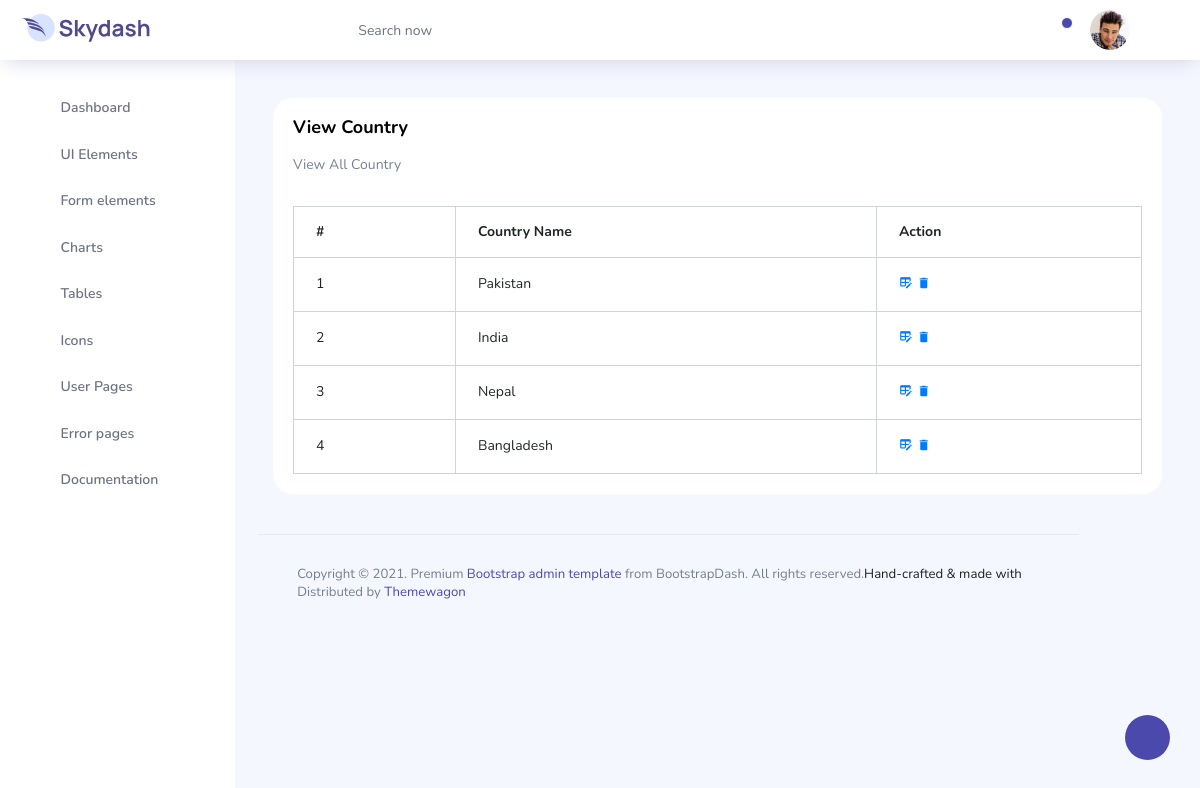
The app's page /adminpanel/pages/country/viewCountry.php (signed in) with its own data.
### tables this page shows
CREATE TABLE `country` (
  `country_id` int(11) NOT NULL,
  `country_name` varchar(255) NOT NULL
);

### adminpanel/pages/country/viewCountry.php (the view, shortened to what this page needs)
<?php require '../connection/connection.php' ?>
<?php
  $viewQuery = "SELECT * FROM `country`";
  $viewPrepare = $connect->prepare($viewQuery);
  $viewPrepare->execute();
  $countryData = $viewPrepare->fetchAll(PDO::FETCH_ASSOC);
?>
<!DOCTYPE html>
<html lang="en">
<head>
  <link rel="stylesheet" href="../../vendors/feather/feather.css">
  <link rel="stylesheet" href="../../vendors/ti-icons/css/themify-icons.css">
  <link rel="stylesheet" href="../../vendors/css/vendor.bundle.base.css">
  <link rel="stylesheet" href="../../vendors/datatables.net-bs4/dataTables.bootstrap4.css">
  <link rel="stylesheet" href="../../vendors/ti-icons/css/themify-icons.css">
  <link rel="stylesheet" type="text/css" href="../../js/select.dataTables.min.css">
  <link rel="stylesheet" href="../../css/vertical-layout-light/style.css">
</head>
<body>
  <div class="container-scroller">
      <?php require "../partials/_navbar.php"; ?>
    <div class="container-fluid page-body-wrapper">
     <?php require "../partials/_settings-panel.php" ?>
     <?php require "../partials/_sidebar.php" ?>
      <div class="main-panel">
        <div class="content-wrapper">
          <div class="row">
      <div class="col-lg-12 grid-margin stretch-card">
              <div class="card">
                <div class="card-body">
                  <h4 class="card-title">View Country</h4>
                  <p class="card-description">
                    View All Country
                  </p>
                  <div class="table-responsive pt-3">
                    <table class="table table-bordered">
                      <thead>
                        <tr>
                          <th>
                            #
                          </th>
                          <th>
                            Country Name
                          </th>
                          <th>
                            Action
                          </th>
                        </tr>
                      </thead>
                      <tbody>
                        <?php foreach($countryData as $data){ ?>
                        <tr>
                          <td>
                            <?= $data['country_id'] ?>
                          </td>
                          <td>
                          <?= $data['country_name'] ?>
                          </td>
                          <td>
                         <a href="editCountry.php?id=<?= $data['country_id']?>"><i class="mdi mdi-table-edit"></i></a>
                         <a href="deleteCountry.php?id=<?= $data['country_id']?>"><i class="mdi mdi-delete"></i></a>
                          </td>
                        </tr>
                          <?php } ?>
                      </tbody>
                    </table>
                  </div>
                </div>
              </div>
            </div>
      <?php require "../partials/_footer.php" ?>

### records on screen
country: country_id "1", country_name "Pakistan"
country: country_id "2", country_name "India"
country: country_id "3", country_name "Nepal"
country: country_id "4", country_name "Bangladesh"
